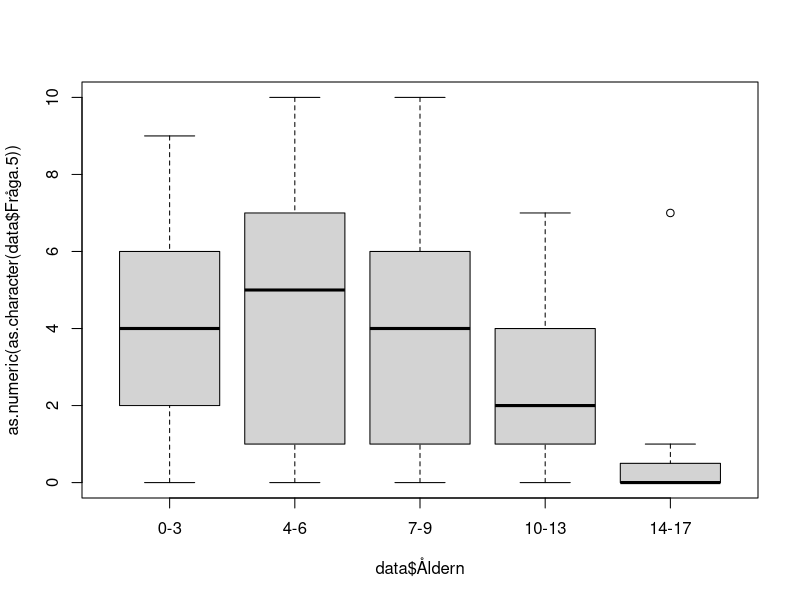
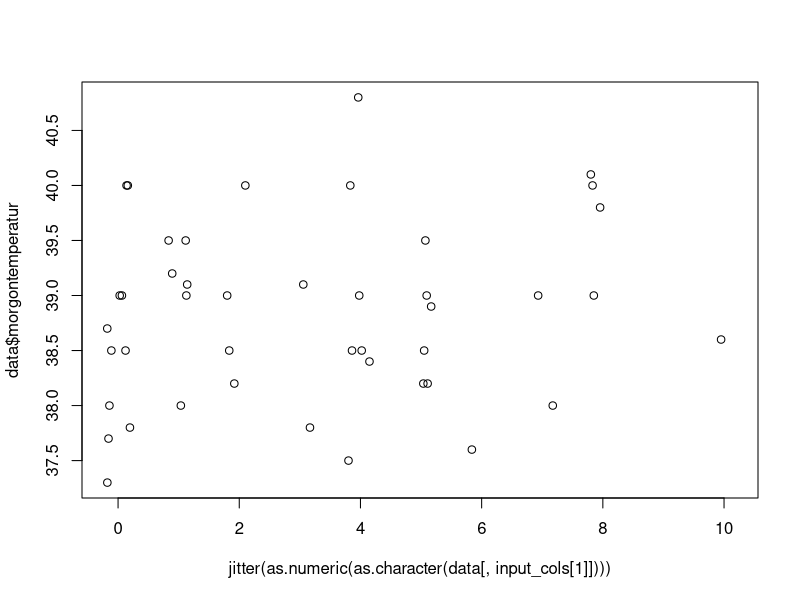

The R source for these figures, in order: (Note: this script raises an error after producing the figures.)
library(stringr)
data <- read.delim('Forschungsarbeit Auswehrtungstabelle 1.csv')
data$Förkylning <- factor(data$Förkylning)
data$Halsont <- factor(data$Halsont)
data$Feber <- factor(data$Feber)
data$Ont.i.öron <- factor(data$Ont.i.öron)
data$UVI <- factor(data$UVI)
data$Hosta <- factor(data$Hosta)
data$Kräkningar <- factor(data$Kräkningar)
data$Diarre <- factor(data$Diarre)
data$Magont <- factor(data$Magont)

data$morgontemperatur <-  as.numeric(str_replace( as.character( data$morgontemperatur), ',','.'))

data$Åldern <- factor( as.character(data$Åldern), levels=c('0-3','4-6','7-9','10-13','14-17' ))

save(data,file="data.RData")

plot( as.numeric(as.character(data$Fråga.5)) ~ data$Åldern)
anova(lm( as.numeric(data$Fråga.5) ~ data$Åldern))$"Pr(>F)"[1]
#[1] 1.06104e-05

input_cols <- c('Fråga.5','Fråga.6','Fråga.7','Fråga..8','Fråga..9','Fråga..10.VAS.CRP','Fråga..10.VAS.strep' )

run_annova <- function( colname ) {

	p.vals1 <- unlist(lapply( input_cols , function(cname) {
		anova(lm( as.numeric(as.character(data[,cname])) ~ data[,colname]))$"Pr(>F)"[1]
	} ))
	
	names(p.vals1) <- input_cols
	p.vals1

}

(p.vals1 <- run_annova('Åldern'))

#            Fråga.5             Fråga.6             Fråga.7            Fråga..8 
#       1.061040e-05        1.089857e-08        2.451278e-01        3.397947e-03 
#           Fråga..9   Fråga..10.VAS.CRP Fråga..10.VAS.strep 
#       1.092852e-07        5.611234e-22        3.930611e-07 

# surprisingly good p values here!

## and the extremely goof p values were an error...

# with the corrected script the p values look more reliable:
# the answe to the question: Does the age of the kids affect the answer to the questions:

#            Fråga.5             Fråga.6             Fråga.7            Fråga..8 
#       1.550308e-04        1.022504e-07        2.451278e-01        3.397947e-03 
#           Fråga..9   Fråga..10.VAS.CRP Fråga..10.VAS.strep 
#       1.092852e-07        8.848871e-05        7.102369e-01


#next what would I like to see?

#visual inspection of the plots like
plot( jitter(as.numeric(as.character(data[,input_cols[1]]))) , data$morgontemperatur)
# did show no effect of the temperature on the questions outcome.

temperature_corr <- NULL
for ( i in 1:length(input_cols)){
	t <- cor.test(as.numeric(as.character(data[,input_cols[i]])) , data$morgontemperatur)
	temperature_corr <- rbind(temperature_corr, c(t$estimate, t$p.value))
}
rownames(temperature_corr) <- input_cols 
colnames(temperature_corr) <- c('pearson rho','p value')

temperature_corr
#                      pearson rho   p value
#Fråga.5              0.1449602126 0.3478091
#Fråga.6              0.0471049719 0.7401870
#Fråga.7              0.0616241503 0.6611327
#Fråga..8             0.0313697722 0.8235475
#Fråga..9             0.0494208433 0.7252697
#Fråga..10.VAS.CRP   -0.0001261715 0.9995441
#Fråga..10.VAS.strep -0.0352295203 0.9283052

(p.vals.kön <- run_annova('kön'))
#            Fråga.5             Fråga.6             Fråga.7            Fråga..8 
#          0.9018953           0.9893636           0.3102917           0.4723559 
#           Fråga..9   Fråga..10.VAS.CRP Fråga..10.VAS.strep 
#          0.8700623           0.4540279           0.7181212

(p.vals.Förkylning <- run_annova('Förkylning'))
#            Fråga.5             Fråga.6             Fråga.7            Fråga..8 
#          0.6633117           0.8820971           0.1282242           0.4538891 
#           Fråga..9   Fråga..10.VAS.CRP Fråga..10.VAS.strep 
#          0.7845322           0.4689488           0.9719658 
(p.vals.Ont.i.öron <- run_annova('Ont.i.öron'))
#            Fråga.5             Fråga.6             Fråga.7            Fråga..8 
#         0.65299100          0.27232017          0.32673439          0.09375773 
#           Fråga..9   Fråga..10.VAS.CRP Fråga..10.VAS.strep 
#         0.90514744          0.12489450          0.46642420 
(p.vals.Hosta <- run_annova('Hosta'))
#            Fråga.5             Fråga.6             Fråga.7            Fråga..8 
#         0.32388528          0.34294922          0.43979613          0.03278197 
#           Fråga..9   Fråga..10.VAS.CRP Fråga..10.VAS.strep 
#         0.55829322          0.42841204          0.97432771 

## In other words - only the age of the child affects the pain results

## for all other questions I need more input.


## Now a pie chart for the 'BesöksUrsak'
data$BesöksUrsak <-  rep( '', nrow(data) )
for ( n in c( 6,7,8,10,11,12,13,14) ) {
	data$BesöksUrsak[which(data[,n] == 1)] <- paste( data$BesöksUrsak[which(data[,n] == 1)], colnames(data)[n])
}


## group that to more useful groups:
data$ManCause <- rep( '', nrow(data) )
oli <- NULL
oli <- c( oli , grep ( 'Hosta', data$BesöksUrsak ) )
oli <- c( oli , grep ( 'Halsont', data$BesöksUrsak ) )
oli <- c( oli , grep ( 'Ont.i.öron', data$BesöksUrsak ) )
oli <- c( oli , grep ( 'Förkylning', data$BesöksUrsak ) )
data$ManCause[unique(oli)] <- 'ÖLI'

data$ManCause[match(' Feber Diarre',data$BesöksUrsak)] <- 'GI'
data$ManCause[match(' Kräkningar Diarre',data$BesöksUrsak)] <- 'GI'
data$ManCause[which(is.na(match(data$BesöksUrsak," Diarre"))==F)] <- 'GI'

table( paste ( data$ManCause, data$BesöksUrsak ) )

data$ManCause[grep('UVI', data$BesöksUrsak )] <- 'UVI'

data$ManCause[which(is.na(match(data$BesöksUrsak," Feber"))==F)] <- 'oklart Feber'

data$ManCause[which(is.na(match(data$BesöksUrsak,"" ))==F)] <- 'ej angivna'

data$ManCause[which(is.na(match(data$ManCause,,"" ))==F)] <-  'ej angivna'


## oh great - the parents know how the kids react.
cor.test( as.numeric(as.character(data$Fråga..9)),  as.numeric(as.character(data$Fråga..10.VAS.CRP)) )

#	Pearson's product-moment correlation

#data:  as.numeric(as.character(data$Fråga..9)) and as.numeric(as.character(data$Fråga..10.VAS.CRP))
#t = 11.417, df = 65, p-value < 2.2e-16
#alternative hypothesis: true correlation is not equal to 0
#95 percent confidence interval:
# 0.7174187 0.8836752
#sample estimates:
#      cor 
#0.8168581 


#partent expect and kids feel the pain
cor.test( as.numeric(as.character(data$Fråga.6)),  as.numeric(as.character(data$Fråga..10.VAS.CRP)) )

#	Pearson's product-moment correlation

#data:  as.numeric(as.character(data$Fråga.6)) and as.numeric(as.character(data$Fråga..10.VAS.CRP))
#t = 7.9075, df = 65, p-value = 4.261e-11
#alternative hypothesis: true correlation is not equal to 0
#95 percent confidence interval:
# 0.5530345 0.8050265
#sample estimates:
#     cor 
#0.700223 

## and the parents see what they expected.
cor.test( as.numeric(as.character(data$Fråga.6)),  as.numeric(as.character(data$Fråga..9)) )

#	Pearson's product-moment correlation

#data:  as.numeric(as.character(data$Fråga.6)) and as.numeric(as.character(data$Fråga..9))
#t = 12.313, df = 152, p-value < 2.2e-16
#alternative hypothesis: true correlation is not equal to 0
#95 percent confidence interval:
# 0.6174964 0.7778674
#sample estimates:
#      cor 
#0.7066437 
#
#Warnmeldung:
#In cor.test(as.numeric(as.character(data$Fråga.6)), as.numeric(as.character(data$Fråga..9))) :
#  NAs durch Umwandlung erzeugt

summary(data$Åldern)/155 *100
#     0-3      4-6      7-9    10-13    14-17 
#38.70968 20.64516 13.54839 16.77419 10.32258 
pie(table(data$Åldern))

data$CRP <- rep('NO',nrow(data))
data$CRP[is.na(match(data$Fråga..10.VAS.CRP, 'na'))==T] <- 'Yes'

CRP <- data[which(data$CRP == 'Yes'),]
(table(paste(as.factor(CRP$CRP), CRP$Åldern)) / nrow(CRP) ) *100

#  Yes 0-3 Yes 10-13 Yes 14-17   Yes 4-6   Yes 7-9 
#43.697479 15.126050  7.563025 19.327731 14.285714 

# Show the numbers for Fråga..10.VAS.CRP for the age
res <- table(data$Åldern, data$Fråga..10.VAS.CRP)
res[ which(res == 0)] = '-'
write.table( res, file="Åldern_vs_Fråga10.VAS.CRP.xls", sep="\t" , quote=F)

#4-6 
mean(c(rep(0,3),rep(10,2),rep(2,5),rep(4,4),rep(5,4),rep(6,3),rep(7,1),rep(8,1)))
#[1] 4.304348
sd(c(rep(0,3),rep(10,2),rep(2,5),rep(4,4),rep(5,4),rep(6,3),rep(7,1),rep(8,1)))
#[1] 2.851392
#7-9
mean(c(rep(0,2),rep(10,1),rep(2,6),rep(3,2),rep(4,5),rep(6,1)))
#[1] 3.176471
sd(c(rep(0,2),rep(10,1),rep(2,6),rep(3,2),rep(4,5),rep(6,1)))
#[1] 2.324739
#10-13
mean(c(rep(0,10),rep(2,4),rep(4,3),rep(5,1)))
#[1] 1.388889
sd(c(rep(0,10),rep(2,4),rep(4,3),rep(5,1)))
#[1] 1.786844
#14-17
mean(c(rep(0,6),rep(2,3)))
#[1] 0.6666667
sd(c(rep(0,6),rep(2,3)))
#[1] 1



res2 <- table(data$Åldern, data$Fråga..9)
res2[ which(res2 == 0)] = '-'

#0-3
 mean(c(rep( 0,9),rep(1,5),rep(2,6),rep(3,7),rep(4,2),rep(5,5),rep(6,5),rep(7,8),rep(9,4),rep(10,2)))
#[1] 4.018868
 sd(c(rep( 0,9),rep(1,5),rep(2,6),rep(3,7),rep(4,2),rep(5,5),rep(6,5),rep(7,8),rep(9,4),rep(10,2)))
#[1] 3.06651
#4-6
mean(c(rep(0,7),rep(1,5),rep(2,4),rep(3,2),rep(4,4),rep(5,2),rep(6,4),rep(8,1),rep(10,3)))
#[1] 3.34375
sd(c(rep(0,7),rep(1,5),rep(2,4),rep(3,2),rep(4,4),rep(5,2),rep(6,4),rep(8,1),rep(10,3)))
#[1] 3.127499
#7-9
 mean(c(rep(0,7),rep(1,1),rep(2,3),rep(3,5),rep(4,2),rep(5,1),rep(6,1),rep(10,1)))
#[1] 2.428571
 sd(c(rep(0,7),rep(1,1),rep(2,3),rep(3,5),rep(4,2),rep(5,1),rep(6,1),rep(10,1)))
#[1] 2.521338
#10-13
mean(c(rep(0,9),rep(1,6),rep(2,4),rep(3,4),rep(4,3)))
#[1] 1.461538
 sd(c(rep(0,9),rep(1,6),rep(2,4),rep(3,4),rep(4,3)))
#[1] 1.420726
#14-17
mean(c(rep(0,11),rep(1,4),rep(3,1)))
#[1] 0.4375
sd (c(rep(0,11),rep(1,4),rep(3,1)))
#[1] 0.813941

res3 <- table(data$Åldern, data$Fråga..10.VAS.strep)
res3[ which(res3 == 0)] = '-'

#4-6
mean(c(rep(0,2),rep(10,1),rep(2,2),rep(4,1),rep(5,1),rep(6,2)))
#[1] 3.888889
sd(c(rep(0,2),rep(10,1),rep(2,2),rep(4,1),rep(5,1),rep(6,2)))
#[1] 3.25747
#7-9
mean(c(rep(0,2),rep(4,1),rep(6,1)))
#[1] 2.5
sd(c(rep(0,2),rep(4,1),rep(6,1)))
#[1] 3
#10-13
mean(c(rep(0,1),rep(1,2),rep(2,2),rep(4,3),rep(5,1),rep(6,1)))
#[1] 2.9
sd(c(rep(0,1),rep(1,2),rep(2,2),rep(4,3),rep(5,1),rep(6,1)))
#[1] 1.969207
#14-17
mean(c(rep(0,5),rep(10,1),rep(2,1),rep(6,1)))
#[1] 2.25
sd(c(rep(0,5),rep(10,1),rep(2,1),rep(6,1)))
#[1] 3.770184


data$CRP = is.na(as.numeric(as.character(data[,28])))==F
data$CRP[which(data[,28] =='x')] = TRUE

data$STREP = is.na(as.numeric(as.character(data[,29])))==F
data$STREP[which(data[,29] =='x')] = TRUE


mean_sd_age <- function(  column, age, crp=T ) {
	if ( crp ) {
		ids <- which(data[,'Åldern'] == age & data[,'CRP'] )
	}else{
		ids <- which(data[,'Åldern'] == age & data[,'STREP'] )
	}
	#browser()
	m = mean( as.numeric(as.character( data[ids,column] )))
	s = sd ( as.numeric(as.character( data[ids,column] )))
	c (m , s)
}

median_mad_age <- function( column, age, crp=T ) {
	if ( crp ) {
		ids <- which(data[,'Åldern'] == age & data[,'CRP'] )
	}else{
		ids <- which(data[,'Åldern'] == age & data[,'STREP'] )
	}
	#browser()
	m = median( as.numeric(as.character( data[ids,column] )))
	s = mad ( as.numeric(as.character( data[ids,column] )))
	c (m , s)
}

result_table <- function (column,  crp=T) {
	t <- NULL
	for ( n in levels(data[,'Åldern']) ) {
		t = rbind(t, median_mad_age ( column, n, crp ))
	}
	colnames(t) <- c( 'median', 'mad' )
	rownames(t) <- levels(data[,'Åldern'])
	t
}


 mean_sd_age( 'Fråga..9', '0-3', crp=T)
#[1] 4.384615 3.132085
 mean_sd_age( 'Fråga..9', '4-6', crp=T)
#[1] 3.130435 3.034714
 mean_sd_age( 'Fråga..9', '7-9', crp=T)
#[1] 2.470588 2.576763
 mean_sd_age( 'Fråga..9', '10-13', crp=T)
#[1] 1.444444 1.423427
 mean_sd_age( 'Fråga..9', '14-17', crp=T)
#[1] 0.3333333 0.5000000
 mean_sd_age( 'Fråga..9', '0-3', crp=F)
#[1] 6.000000 3.316625
 mean_sd_age( 'Fråga..9', '4-6', crp=F)
#[1] 3.888889 3.480102
 mean_sd_age( 'Fråga..9', '7-9', crp=F)
#[1] 2.250000 2.629956
 mean_sd_age( 'Fråga..9', '10-13', crp=F)
#[1] 1.700000 1.567021
 mean_sd_age( 'Fråga..9', '14-17', crp=F)
#[1] 0.500000 1.069045

plot( jitter(as.numeric(as.character(data$Fråga..9)),0.9), jitter( as.numeric(as.character(data$Fråga..10)),0.9))
cor.test( as.numeric(as.character(data$Fråga.6)),  as.numeric(as.character(data$Fråga..10)) )

#	Pearson's product-moment correlation

#data:  as.numeric(as.character(data$Fråga.6)) and as.numeric(as.character(data$Fråga..10))
#t = 7.5671, df = 93, p-value = 2.692e-11
#alternative hypothesis: true correlation is not equal to 0
#95 percent confidence interval:
# 0.4748496 0.7282514
#sample estimates:
#     cor 
#0.617314 


cor.test( as.numeric(as.character(data$Fråga..9)),  as.numeric(as.character(data$Fråga..10)) )

#	Pearson's product-moment correlation

#data:  as.numeric(as.character(data$Fråga..9)) and as.numeric(as.character(data$Fråga..10))
#t = 11.998, df = 93, p-value < 2.2e-16
#alternative hypothesis: true correlation is not equal to 0
#95 percent confidence interval:
# 0.6855800 0.8477917
#sample estimates:
#      cor 
#0.7794266 
#
#Warnmeldung:
#In cor.test.default(as.numeric(as.character(data$Fråga..9)), as.numeric(as.character(data#$Fråga..10))) :
#  NAs durch Umwandlung erzeugt

plot( as.numeric(as.character(data$Fråga..9[which(data$CRP)])) ~ data$Åldern[which(data$CRP)])
plot( as.numeric(as.character(data$Fråga..9[which(data$STREP)])) ~ data$Åldern[which(data$STREP)])

plot( as.numeric(as.character(data$Fråga..10[which(data$CRP)])) ~ data$Åldern[which(data$CRP)])
plot( as.numeric(as.character(data$Fråga..10[which(data$STREP)])) ~ data$Åldern[which(data$STREP)])


#t.test( as.numeric(as.character(data$kön
id_f =which(data$kön == 'f' & data$Åldern != '10-13')
id_p =which(data$kön == 'p' & data$Åldern != '10-13')

t.test( as.numeric(as.character(data$Fråga..10[id_f])), as.numeric(as.character(data$Fråga..10[id_p])))


#	Welch Two Sample t-test

#data:  as.numeric(as.character(data$Fråga..10[id_f])) and as.numeric(as.character(data$Fråga..10[id_p]))
#t = 0.22983, df = 39.934, p-value = 0.8194
#alternative hypothesis: true difference in means is not equal to 0
#95 percent confidence interval:
# -1.366913  1.717668
#sample estimates:
#mean of x mean of y 
# 3.365854  3.190476 

#Warnmeldungen:
#1: In t.test(as.numeric(as.character(data$Fråga..10[id_f])), as.numeric(as.character(data$Fråga..10[id_p]))) :
#  NAs durch Umwandlung erzeugt
#2: In t.test.default(as.numeric(as.character(data$Fråga..10[id_f])),  :
#  NAs durch Umwandlung erzeugt


plot( as.numeric(as.character(data$Fråga..9)) ~ data$tidigare_provatgning, 
	ylab="Fråga 9",xlab="tidigare provtagning")

plot( as.numeric(as.character(data$Fråga..10)) ~ data$tidigare_provatgning, 
	ylab="Fråga 10",xlab="tidigare provtagning")

##2017_08_30

cor.test( as.numeric(as.character(data$Fråga.7)) , as.numeric(as.character(data$Fråga..9)))


#	Pearson's product-moment correlation

#data:  as.numeric(as.character(data$Fråga.7)) and as.numeric(as.character(data$Fråga..9))
#t = -0.53347, df = 153, p-value = 0.5945
#alternative hypothesis: true correlation is not equal to 0
#95 percent confidence interval:
# -0.1993821  0.1153435
#sample estimates:
#        cor 
#-0.04308823 

cor.test( as.numeric(as.character(data$Fråga.7)) , as.numeric(as.character(data$Fråga..10)))

#	Pearson's product-moment correlation

#data:  as.numeric(as.character(data$Fråga.7)) and as.numeric(as.character(data$Fråga..10))
#t = -0.3933, df = 93, p-value = 0.695
#alternative hypothesis: true correlation is not equal to 0
#95 percent confidence interval:
# -0.2403184  0.1621254
#sample estimates:
#        cor 
#-0.04074907 


cor.test( as.numeric(as.character(data$Fråga.6)) , as.numeric(as.character(data$Fråga..10)))

#	Pearson's product-moment correlation

#data:  as.numeric(as.character(data$Fråga.6)) and as.numeric(as.character(data$Fråga..10))
#t = 7.5671, df = 93, p-value = 2.692e-11
#alternative hypothesis: true correlation is not equal to 0
#95 percent confidence interval:
# 0.4748496 0.7282514
#sample estimates:
#     cor 
#0.617314 


cor.test( as.numeric(as.character(data$Fråga..9)) , as.numeric(as.character(data$Fråga..10)))

#	Pearson's product-moment correlation

#data:  as.numeric(as.character(data$Fråga..9)) and as.numeric(as.character(data$Fråga..10))
#t = 11.998, df = 93, p-value < 2.2e-16
#alternative hypothesis: true correlation is not equal to 0
#95 percent confidence interval:
# 0.6855800 0.8477917
#sample estimates:
#      cor 
#0.7794266 

plot( jitter(as.numeric(as.character(data$Fråga..9))) , jitter(as.numeric(as.character(data$Fråga..10))))

#And now the pupulation analysis...

summary(data)

#    Enkätnr        Åldern   kön     Antal.barn.i.familjen Mama.papa.närstående
# Min.   :  1.0   0-3  :60   f :87   1 :20                 m :103              
# 1st Qu.: 39.5   4-6  :32   na:13   2 :47                 mp:  4              
# Median : 78.0   7-9  :21   p :55   3 :17                 n :  5              
# Mean   : 78.0   10-13:26           4 : 1                 na:  4              
# 3rd Qu.:116.5   14-17:16           5 : 1                 p : 39              
# Max.   :155.0                      na:69                                     
                                                                              
# Förkylning Halsont Feber  morgontemperatur Ont.i.öron UVI     Hosta 
# 0:90       0:98    0:74   Min.   :37.30    0:140      0:150   0:96  
# 1:65       1:57    1:81   1st Qu.:38.20    1: 15      1:  5   1:59  
#                           Median :39.00                             
#                           Mean   :38.82                             
#                           3rd Qu.:39.50                             
#                           Max.   :40.80                             
#                           NA's   :102                               
# Kräkningar Diarre  Magont  Fråga.2a..J.N Fråga.2b.J.N
# 0:153      0:150   0:133   j:132         j :89       
# 1:  2      1:  5   1: 22   n: 23         n :56       
#                                          na:10       
                                                      
                                                      
                                                      
                                                      
# Fråga.3...1.schlechter..0.unverändert...1.besser. Fråga.4a.N.J Fråga.4a..Antal
# 0 :77                                             j :117       na     :105    
# 1 :24                                             n : 25       3      : 12    
# -1:53                                             na: 13       2      : 10    
# na: 1                                                          1      :  8    
#                                                                5      :  8    
#                                                                10     :  4    
#                                                                (Other):  8    
# Fråga.4bN.J   X4b.Antal      Fråga.5      Fråga.6      Fråga.7      
# j :97       na     :113   0      :31   0      :29   Min.   : 0.000  
# n :30       1      : 17   na     :18   5      :22   1st Qu.: 0.000  
# na:28       2      :  9   1      :16   1      :19   Median : 1.000  
#             3      :  6   5      :16   3      :19   Mean   : 2.206  
#             4      :  3   2      :14   4      :15   3rd Qu.: 3.000  
#             5      :  3   3      :14   2      :13   Max.   :10.000  
#             (Other):  4   (Other):46   (Other):38                   
#    Fråga..8         Fråga..9      Fråga..10.VAS.CRP Fråga..10.VAS.strep
# Min.   : 0.000   Min.   : 0.000   x      :52        na     :113        
# 1st Qu.: 0.000   1st Qu.: 0.000   na     :36        x      : 11        
# Median : 1.000   Median : 2.000   0      :21        0      : 10        
# Mean   : 2.219   Mean   : 3.045   2      :18        2      :  5        
# 3rd Qu.: 4.000   3rd Qu.: 5.000   4      :12        4      :  5        
# Max.   :10.000   Max.   :10.000   5      : 5        6      :  5        
#                                   (Other):11        (Other):  6        
#    CRP            STREP           Fråga..10  tidigare_provatgning
# Mode :logical   Mode :logical   x      :60   no : 22             
# FALSE:36        FALSE:113       0      :30   yes:133             
# TRUE :119       TRUE :42        2      :22                       
# NA's :0         NA's :0         4      :16                       
#                                 6      : 9                       
#                                 5      : 7                       
#                                 (Other):11                       
# tidigare_provatgning_binary
# Mode :logical              
# FALSE:22                   
# TRUE :133                  
# NA's :0       

## drop the double tested childreen:
data2 <- data[-which(data$STREP & data$CRP),]
cor.test( as.numeric(as.character(data2$Fråga..9)) , as.numeric(as.character(data2$Fråga..10)))

#	Pearson's product-moment correlation

#data:  as.numeric(as.character(data2$Fråga..9)) and as.numeric(as.character(data2$Fråga..10))
#t = 12.254, df = 90, p-value < 2.2e-16
#alternative hypothesis: true correlation is not equal to 0
#95 percent confidence interval:
# 0.6991314 0.8567807
#sample estimates:
#     cor 
#0.790722 

#Warnmeldung:
#In cor.test.default(as.numeric(as.character(data2$Fråga..9)), as.numeric(as.character(data2$Fråga..10))) :
#  NAs durch Umwandlung erzeugt

# If anything the data gets better - so we do not really care aboput that.


round(table(data$Åldern) / sum(table(data$Åldern)) * 100 ,1)
#  0-3   4-6   7-9 10-13 14-17 
# 38.7  20.6  13.5  16.8  10.3 

pdf( file="Age_pie.pdf", width=6, height=6)
pie(x=table(data$Åldern), clockwise=T, col=rainbow(5))
dev.off()

table(data$Fråga.2a..J.N) / 155 * 100
#       j        n 
#85.16129 14.83871

apply( data[,c('Kräkningar','Diarre','Magont')],1, function (x) sum(as.numeric(as.character(x))))

data$illnes = ''

for (n in colnames(data)[c(6,7,8,10,11,12,13,14,15)]){
	ids = which(data[,n] == 1)
	data$illnes[ids] = paste( data$illnes[ids], n)
}


## day 2017-08-31
## kids in the family - any influence on pain?
only_1 <- which(as.numeric(as.character(data$Antal.barn.i.familjen)) == 1 )
more_than_1 <- which(as.numeric(as.character(data$Antal.barn.i.familjen)) > 1 )

boxplot( as.numeric(as.character(data$Fråga..9))[only_1], as.numeric(as.character(data$Fråga..9))[more_than_1])

 t.test( as.numeric(as.character(data$Fråga..9))[only_1], as.numeric(as.character(data$Fråga..9))[more_than_1])

#	Welch Two Sample t-test

#data:  as.numeric(as.character(data$Fråga..9))[only_1] and as.numeric(as.character(data$Fråga..9))#[more_than_1]
#t = 1.2734, df = 29.317, p-value = 0.2129
#alternative hypothesis: true difference in means is not equal to 0
#95 percent confidence interval:
# -0.598901  2.577689
#sample estimates:
#mean of x mean of y 
# 3.550000  2.560606 

wilcox.test( as.numeric(as.character(data$Fråga..9))[only_1], as.numeric(as.character(data$Fråga..9))[more_than_1])

#	Wilcoxon rank sum test with continuity correction

#data:  as.numeric(as.character(data$Fråga..9))[only_1] and as.numeric(as.character(data$Fråga..9))[more_than_1]
#W = 779.5, p-value = 0.2127
#alternative hypothesis: true location shift is not equal to 0

boxplot( as.numeric(as.character(data$Fråga..10))[only_1], as.numeric(as.character(data$Fråga..10))[more_than_1])

t.test( as.numeric(as.character(data$Fråga..10))[only_1], as.numeric(as.character(data$Fråga..10))[more_than_1])

#	Welch Two Sample t-test

#data:  as.numeric(as.character(data$Fråga..10))[only_1] and as.numeric(as.character(data#$Fråga..10))[more_than_1]
#t = 0.2117, df = 11.975, p-value = 0.8359
#alternative hypothesis: true difference in means is not equal to 0
#95 percent confidence interval:
# -1.897599  2.305932
#sample estimates:
#mean of x mean of y 
# 2.600000  2.395833 

wilcox.test( as.numeric(as.character(data$Fråga..10))[only_1], as.numeric(as.character(data$Fråga..10))[more_than_1])

#	Wilcoxon rank sum test with continuity correction

#data:  as.numeric(as.character(data$Fråga..10))[only_1] and as.numeric(as.character(data$Fråga..10))[more_than_1]
#W = 244.5, p-value = 0.9321
#alternative hypothesis: true location shift is not equal to 0

two_group <- function ( data1, data2 ) {
	d <- vector('numeric', 1000)
        s <- vector('numeric', 1000)
	for ( i in 1:1000 ) {
		t <- wilcox.test( jitter(data1), jitter(data2) )
		d[i] <- t$p.value
		s[i] <- t$statistic
	}
	list( mean.p.value =mean (d), mean.statistics=mean(s))
}

two_group( as.numeric(as.character(data$Fråga..9))[only_1], as.numeric(as.character(data$Fråga..9))[more_than_1])
#$mean.p.value
#[1] 0.2321051

#$mean.statistics
#[1] 779.902


two_group( as.numeric(as.character(data$Fråga..10))[only_1], as.numeric(as.character(data$Fråga..10))[more_than_1] )
#$mean.p.value
#[1] 0.7956872

#$mean.statistics
#[1] 244.338


mean_cor_test <- function (colA, colB,  method="pearson" ) {
	d <- vector('numeric', 1000)
	r <- vector('numeric', 1000)
	for ( i in 1:1000 ) {
		t  <- cor.test( 
			jitter(as.numeric(as.character(data[, colA]))), 
			jitter(as.numeric(as.character(data[, colB]))),
			method=method
		)
		d[i] <- t$p.value
		r[i] <- t$estimate
	}
	list( mean.p.value =mean (d), mean.estimate=mean(r))
}

mean_cor_test( 'Fråga..8', 'Fråga..10')
#$mean.p.value
#[1] 1.435407e-12

#$mean.estimate
#[1] 0.6477754

#Es gab 50 oder mehr Warnungen (Anzeige der ersten 50 mit warnings())
mean_cor_test( 'Fråga..8', 'Fråga..9')
#$mean.p.value
#[1] 1.582381e-12
#
#$mean.estimate
#[1] 0.5292124


 mean_cor_test( 'Fråga..8', 'Fråga..9', 'spearman')
#$mean.p.value
#[1] 1.126521e-08

#$mean.estimate
#[1] 0.4704633

 mean_cor_test( 'Fråga..8', 'Fråga..10', 'spearman')
#$mean.p.value
#[1] 1.464139e-08

#$mean.estimate
#[1] 0.5748656

#Es gab 50 oder mehr Warnungen (Anzeige der ersten 50 mit warnings())

t = read.delim('all_data.csv', sep=';') # manually changed diagnos
DIAGNOS <- as.character(t[,36])
data$Diagnos = factor( str_replace(DIAGNOS, "^ ", "" ), levels=c("GI", "Isolerad feber", "Luftvägssymtom", "Luftvägssymtom+UVI", "UVI" ))


round(table(data$Diagnos) / sum( table(data$Diagnos) ) * 100,1)

#                GI     Isolerad feber     Luftvägssymtom Luftvägssymtom+UVI 
#              10.1               10.1               75.8                1.3 
#               UVI 
#               2.7 



# 2017-09-01

# Könsfördelningen + Diagram i Åldersgruppen


Plot = function (p, file ) {
	pdf(file=paste("../figures/",file,'.pdf',sep=''), width=4, height=4)
	print(p)
	dev.off()
	png(file=paste("../figures/",file,'.png',sep=''), width=600, height=600)
	print(p)
	dev.off()
}


data$data.9 <- as.numeric(as.character(data$Fråga..9))
data$data.10 <- as.numeric(as.character(data$Fråga..10))

data$tidigare_provtagning = FALSE
data$tidigare_provtagning[unique(c(
	which(data$Fråga.4a.N.J=='j'),
	which(data$Fråga.4bN.J=='j')
	))] = TRUE

CRP <- data[which(data$CRP),]
STREP <- data[which(data$STREP),]


library(reshape2)

ag <- table(data$kön , data$Åldern)
ag <- ag[-2,]
ag_melted = melt(ag)
colnames(ag_melted) <- c('kön', 'Ålder','value')

pl = ggplot(data=ag_melted, 
	aes (x=ag_melted$'Ålder', y=ag_melted$'value', fill=ag_melted$'kön')
     ) +
geom_bar(stat="identity", color="black", position=position_dodge())+
theme_minimal()
pl = pl + xlab('Ålder') + ylab('patient [n]') + labs(fill = "Kön")
	
Plot( pl, 'Åldersfördelning_kön')

write.table(ag_melted, file="../tables/Åldersfördelning_kön.xls", sep="\t", quote=F,row.names=F)


## Åldersfördelning_ tidigare provtagning

ta <- table(data$tidigare_provtagning , data$Åldern)

write.table(ta, file="tables/provtagning_age.tab", sep="\t",quote=F)
d <- read.delim("tables/provtagning_age.tab")
colnames(d) <- colnames(ta)
d = rbind(d, d[1,] / ( d[1,] +d[2,]) *100)
d = rbind(d, d[2,] / ( d[1,] +d[2,]) *100)

rownames(d) <- c('No','Yes', 'No [%]', 'Yes [%]' )

d = cbind( measure=rownames(d), d)


ta_melted = melt(d[4:3,])
ta_melted[,1] <- factor( as.character(ta_melted[,1]), levels=c('Yes [%]','No [%]'))

colnames(ta_melted) <- c( 'tidigare_provtagning', 'Ålder', 'value')

pl = ggplot(data=ta_melted, 
	aes (x=Ålder, y=value, fill=tidigare_provtagning)
     ) +
geom_bar(stat="identity", color="black", position=position_dodge())+
#geom_bar(stat="identity", color="black")+
theme_minimal()
pl = pl + xlab('Ålder') + ylab('patient [%]') + labs(fill = "tidigare provtagning")
#pl = pl + scale_fill_manual(values=c('green','lightgray'))

Plot(pl, 'Åldersfördelning_tidigare provtagning')

write.table(ta_melted, file="../tables/Åldersfördelning_tidigare provtagning.xls", sep="\t", quote=F,row.names=F)


#Total %
summary(data$tidigare_provtagning)
#   Mode   FALSE    TRUE    NA's 
#logical      22     133       0 

133/ (133+22) *100
#[1] 85.80645


# Diagramm boxplot Fråga..9 and Fråga..10 STREP, CRP and all



Plot(ggplot(data, aes( Åldern, data.9 )) +geom_boxplot() +ylab('') +
	scale_y_continuous(breaks=c(0,2,4,6,8, 10)),
	'Question_9_all' )


Plot(ggplot(CRP, aes( Åldern, data.9 )) +geom_boxplot() +ylab('')+
	scale_y_continuous(breaks=c(0,2,4,6,8, 10)),
	'Question_9_CRP' )

Plot(ggplot(STREP, aes( Åldern, data.9 )) +geom_boxplot() +ylab('')+
	scale_y_continuous(breaks=c(0,2,4,6,8, 10)),
	'Question_9_STREP' )


## question 10

Plot(ggplot(data, aes( Åldern, data.10 )) +geom_boxplot(na.rm = TRUE) +ylab('')+
	scale_y_continuous(breaks=c(0,2,4,6,8, 10)),
	'Question_10_all' )


Plot(ggplot(CRP, aes( Åldern, data.10 )) +geom_boxplot() +ylab('')+
	scale_y_continuous(breaks=c(0,2,4,6,8, 10)),
	'Question_10_CRP' )

Plot(ggplot(STREP, aes( Åldern, data.10 )) +geom_boxplot() +ylab('')+
	scale_y_continuous(breaks=c(0,2,4,6,8, 10)),
	'Question_10_STREP' )


## question 8

Plot(ggplot(data, aes( Åldern, Fråga..8 )) +geom_boxplot(na.rm = TRUE) +ylab('')+
	scale_y_continuous(breaks=c(0,2,4,6,8, 10)),
	'Question_8_all' )


Plot(ggplot(CRP, aes( Åldern, Fråga..8 )) +geom_boxplot() +ylab('')+
	scale_y_continuous(breaks=c(0,2,4,6,8, 10)),
	'Question_8_CRP' )

Plot(ggplot(STREP, aes( Åldern, Fråga..8 )) +geom_boxplot() +ylab('')+
	scale_y_continuous(breaks=c(0,2,4,6,8, 10)),
	'Question_8_STREP' )


## sum up all statistics that have been run and should/could end up in the final document


mean_cor_test <- function (colA, colB,  method="pearson" ) {
	d <- vector('numeric', 1000)
	r <- vector('numeric', 1000)
	#plot one
	data1 <- as.numeric(as.character(data[, colA]))
	data2 <- as.numeric(as.character(data[, colB]))

	da <- cbind( x=jitter(data1), y=jitter(data2))
	ids <- unique(sort (c(which( is.na(da[,1])),which( is.na(da[,2])) )))
	if ( length(ids) > 0 ){
		da <- da[-ids,]
	}
	p <- ggplot(data.frame(da), aes(x=x,y=y) ) + geom_point()
	p <- p + xlab(colA) + ylab(colB)
	p <- p + scale_y_continuous(breaks=c(0,2,4,6,8, 10)) + scale_x_continuous(breaks=c(0,2,4,6,8, 10))

	fn = str_replace_all(make.names( paste("correlation", make.names(c(colA, colB)), collapse=" ")), "\\.+","_")
	Plot( p,  fn )


	for ( i in 1:1000 ) {
		t  <- cor.test( 
			jitter(data1), 
			jitter(data2),
			method=method
		)
		d[i] <- t$p.value
		r[i] <- t$estimate
	}
	list( test=paste(method, 'n=1000'), comparing = paste( colA, colB, sep=" vs. "), mean.p.value =mean (d), mean.estimate=mean(r), mean.statistics="only two group comparisons", figure=fn)
}

two_group <- function ( data1, data2, colA, colB ) {
	d <- vector('numeric', 1000)
        s <- vector('numeric', 1000)
	## plot one
	d <- t(data.frame(lapply( data1, function(x) { c( colA, x) } ) ))
	d <- rbind(d, t(data.frame(lapply( data2, function(x) { c( colB, x) } ) )) )
	d[,2] <- as.numeric(as.character(d[,2]))
	rownames(d) <- 1:nrow(d)
	colnames(d) <- c( 'variable', 'value')
	d <- data.frame(d)
	d[,2]<- as.numeric(as.character(d[,2]))
	p <- ggplot(d , aes( variable, value)) +geom_boxplot()
	p <- p + xlab('') + ylab('') + scale_y_continuous(breaks=c(0,2,4,6,8, 10))

	fn = str_replace_all(make.names( paste("wilcox.test", make.names(c(colA, colB)), collapse=" ")), "\\.+","_")
	Plot( p,  fn )

	for ( i in 1:1000 ) {
		t <- wilcox.test( jitter(data1), jitter(data2) )
		d[i] <- t$p.value
		s[i] <- t$statistic
	}
	list(test='wilcox.test n=1000', comparing = paste( colA, colB, sep=" vs. "),  mean.p.value =mean (d),mean.estimate="Only correlations", mean.statistics=mean(s), figure=fn)
}

library(ggplot2)
library(reshape2)
library(stringr)

stat_results = NULL

stat_results = rbind( stat_results, mean_cor_test('Fråga.6', 'Fråga..9', 'spearman') )

stat_results = rbind( stat_results, mean_cor_test('Fråga.6', 'Fråga..9', 'spearman') )
stat_results = rbind( stat_results,mean_cor_test('Fråga.6', 'Fråga..10.VAS.CRP', 'spearman') )
stat_results = rbind( stat_results,mean_cor_test('Fråga.6', 'Fråga..10.VAS.strep', 'spearman') )
stat_results = rbind( stat_results,mean_cor_test('Fråga.6', 'Fråga..10', 'spearman') )

stat_results = rbind( stat_results,mean_cor_test('Fråga.7', 'Fråga..9', 'spearman') )
stat_results = rbind( stat_results,mean_cor_test('Fråga.7', 'Fråga..10.VAS.CRP', 'spearman') )
stat_results = rbind( stat_results,mean_cor_test('Fråga.7', 'Fråga..10.VAS.strep', 'spearman') )
stat_results = rbind( stat_results,mean_cor_test('Fråga.7', 'Fråga..10', 'spearman') )

stat_results = rbind( stat_results,mean_cor_test('Fråga..8', 'Fråga..9', 'spearman') )
stat_results = rbind( stat_results,mean_cor_test('Fråga..8', 'Fråga..10.VAS.CRP', 'spearman') )
stat_results = rbind( stat_results,mean_cor_test('Fråga..8', 'Fråga..10.VAS.strep', 'spearman') )
stat_results = rbind( stat_results,mean_cor_test('Fråga..8', 'Fråga..10', 'spearman') )

stat_results = rbind( stat_results,mean_cor_test( 'Fråga..9', 'Fråga..10.VAS.CRP', 'spearman') )
stat_results = rbind( stat_results,mean_cor_test( 'Fråga..9', 'Fråga..10.VAS.strep', 'spearman') )
stat_results = rbind( stat_results,mean_cor_test('Fråga..9', 'Fråga..10', 'spearman') )


stat_results = rbind( stat_results,
	two_group( as.numeric(as.character(data$Fråga..9))[only_1], 
		as.numeric(as.character(data$Fråga..9))[more_than_1],
		'Fråga 9 Antal barn i familien = 1',
		'Fråga 9 Antal barn i familien > 1'
	)
)

stat_results = rbind( stat_results,
	two_group( as.numeric(as.character(data$Fråga..10))[only_1], 
		as.numeric(as.character(data$Fråga..10))[more_than_1],
		'Fråga 10 Antal barn i familien = 1',
		'Fråga 10 Antal barn i familien > 1'
	)
) 

id_f =which(data$kön == 'f' & data$Åldern != '10-13')
id_p =which(data$kön == 'p' & data$Åldern != '10-13')

stat_results = rbind( stat_results, 
	two_group( 
		as.numeric(as.character(data$Fråga..10[id_f])), 
		as.numeric(as.character(data$Fråga..10[id_p])),
		'Fråga 10 flickor',
		'Fraga 10 pojkar'
	)
)


write.table( stat_results, file='../tables/AllStatResults.xls', row.names=F, quote=F, sep='\t')

# while writing the document we came accross more questions:
# did the sex of the parents that were in with the kid have an effect on there expectations?

(s = table(data[,c(5,17)] )[-c(2:4),-3])
#                    Fråga.2b.J.N
#Mama.papa.närstående  j  n
#                  m  61 34
#                  p  20 18

pdf( file="../figures/Chisq_parents_sex_vs_F2b.pdf", width=6, height=6)
plot( s )
dev.off()

(t = chisq.test(s))

#	Pearson's Chi-squared test with Yates' continuity correction

#data:  s
#X-squared = 1.0807, df = 1, p-value = 0.2985

stat_results <- rbind( stat_results, c('chisq.test', 'Childs sex vs f2b', t$p.value, 'not used here', t$statistic, 'Chisq_parents_sex_vs_F2b.pdf' ) )


s = table(data[,c(3,17)] )[-2,-3]
#   Fråga.2b.J.N
#kön  j  n
#  f 53 31
#  p 30 21

pdf( file="../figures/Chisq_childs_sex_vs_F2b.pdf", width=6, height=6)
plot( s )
dev.off()

t = chisq.test(s)


stat_results <- rbind( stat_results, c('chisq.test', 'Childs sex vs f2b', t$p.value, 'not used here', t$statistic, 'Chisq_childs_sex_vs_F2b.pdf' ) )


#	Pearson's Chi-squared test with Yates' continuity correction
#data:  s
#X-squared = 0.097402, df = 1, p-value = 0.755


#s = table(data[,c(3,18)] )[-2,-4]
##   Fråga.3...1.schlechter..0.unverändert...1.besser.
##kön  0  1 -1
##  f 51  8 27
##  p 22 12 21
#
#t = chisq.test( s )
#
##	Pearson's Chi-squared test
##data:  t(s)
##X-squared = 6.5727, df = 2, p-value = 0.03739



# did the allmänstillstand of the kid affect the parents whish to get the test made?
s = table(data[,17:18])[-3,-4]
#            Fråga.3...1.schlechter..0.unverändert...1.besser.
#Fråga.2b.J.N  0  1 -1
#           j 47 11 30
#           n 26  9 21

t = chisq.test( s )

#	Pearson's Chi-squared test

#data:  table(data[, 17:18])[-3, -4]
#X-squared = 0.75553, df = 2, p-value = 0.6854

pdf( file="../figures/Chisq_F2_vs_F3.pdf", width=6, height=6)
plot( s )
dev.off()

stat_results <- rbind( stat_results, c('chisq.test', 'Fråga2b.JN vs Verlopp f3', t$p.value, 'not used here', t$statistic, 'Chisq_F2_vs_F3.pdf' ) )



write.table( stat_results, file='../tables/AllStatResults.xls', row.names=F, quote=F, sep='\t')

data$Åldern_numeric <- as.numeric(data$Åldern)

stat_results = rbind( stat_results, mean_cor_test('Åldern_numeric', 'data.9',  method="spearman" ) )
stat_results = rbind( stat_results, mean_cor_test('Åldern_numeric', 'data.10',  method="spearman" ) )



stat_results = rbind( stat_results, 
	two_group( 
		as.numeric(as.character(data$data.10[data$tidigare_provatgning_binary == F])), 
		as.numeric(as.character(data$data.10[data$tidigare_provatgning_binary])),
		'först prov',
		'minst andra prov'
	)
)
